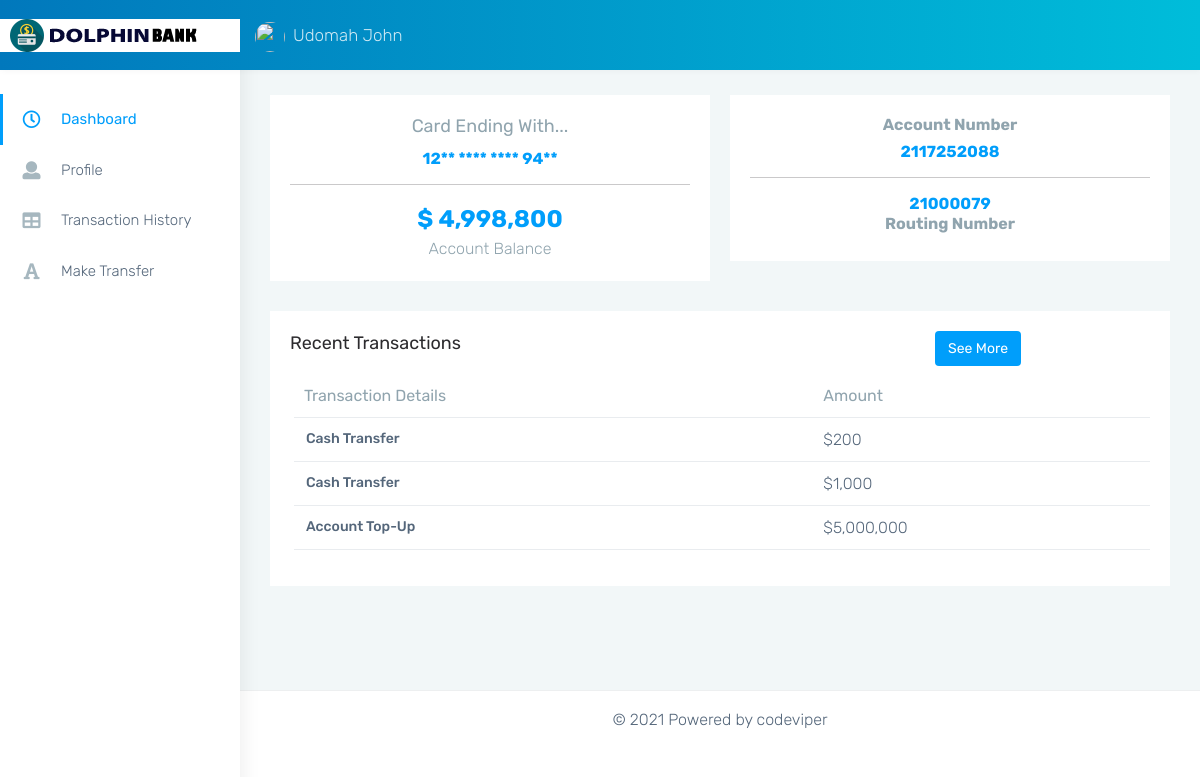
Screenshot of /dashboard.php (signed in) with the database file from the repository.
### tables this page shows
CREATE TABLE `customer` (
  `cust_id` int(11) NOT NULL,
  `first_name` varchar(30) DEFAULT NULL,
  `last_name` varchar(30) DEFAULT NULL,
  `gender` varchar(10) DEFAULT NULL,
  `dob` date DEFAULT NULL,
  `routing_number` int(9) DEFAULT NULL,
  `email` varchar(30) DEFAULT NULL,
  `phone_no` varchar(20) DEFAULT NULL,
  `address` varchar(255) DEFAULT NULL,
  `account_no` int(12) DEFAULT NULL,
  `pin` int(4) DEFAULT NULL,
  `uname` varchar(30) DEFAULT NULL,
  `pwd` varchar(30) DEFAULT NULL,
  `card number` varchar(19) NOT NULL DEFAULT '12** **** **** 94**'
);

CREATE TABLE `passbook1` (
  `trans_id` int(50) NOT NULL,
  `trans_date` datetime DEFAULT NULL,
  `remarks` varchar(255) NOT NULL,
  `debit` int(11) NOT NULL,
  `credit` int(11) NOT NULL,
  `balance` int(30) NOT NULL,
  `customer_id` int(10) NOT NULL,
  `trans_beneficiary` varchar(255) NOT NULL DEFAULT 'n/a'
);

### dashboard.php (the view, shortened to what this page needs)
<?php
    include "nne/connect.php";
    $id = $_SESSION['loggedIn_cust_id'];
    $sql0 = "SELECT * FROM customer WHERE cust_id=".$id;
    $result0 = $conn->query($sql0);
    $row0 = $result0->fetch_assoc();
    $sql1 = "SELECT * FROM passbook1 WHERE customer_id='$id' order by trans_id DESC  LIMIT 3";
    $result1 = $conn->query($sql1);
    $row1 = $result1->fetch_assoc();
?>
<!DOCTYPE html>
<html dir="ltr" lang="en">
<head>
    <link href=" assets/plugins/chartist/dist/chartist.min.css" rel="stylesheet">
    <link href="assets/css/style.min.css" rel="stylesheet">
    <link href="assets/css/mystyle.css" rel="stylesheet">
</head>
<body>
    <div id="main-wrapper" data-layout="vertical" data-navbarbg="skin6" data-sidebartype="full"
        data-sidebar-position="absolute" data-header-position="absolute" data-boxed-layout="full">
        <header class="topbar" data-navbarbg="skin6">
            <nav class="navbar top-navbar navbar-expand-md navbar-dark">
                <div class="navbar-header" data-logobg="skin6">
                    <a class="navbar-brand" href="index.html">
                        <b class="logo-icon">
                            <img src=" assets/images/logo-icon.png" alt="homepage" class="dark-logo" />
                        </b>
                        <span class="logo-text">
                            <img src=" assets/images/logo-text.png" alt="homepage" class="dark-logo" />
                        </span>
                    </a>
                </div>
                <div class="navbar-collapse collapse" id="navbarSupportedContent" data-navbarbg="skin5">
                    <ul class="navbar-nav">
                        <li class="nav-item dropdown">
                            <a class="nav-link dropdown-toggle waves-effect waves-dark" href="#" id="navbarDropdown" role="button" data-bs-toggle="dropdown" aria-expanded="false">
                                <img src=" assets/images/users/1.jpg" alt="user" class="profile-pic me-2"><?php  echo $row0["last_name"]; echo "   ";echo $row0["first_name"]; ?>
                            </a>
                        </li>
                    </ul>
                </div>
            </nav>
        </header>
        <aside class="left-sidebar" data-sidebarbg="skin6">
            <div class="scroll-sidebar">
                <nav class="sidebar-nav">
                    <ul id="sidebarnav">
                        <li class="sidebar-item"> <a class="sidebar-link waves-effect waves-dark sidebar-link"
                                href="dashboard.php" aria-expanded="false"><i class="me-3 far fa-clock fa-fw"
                                    aria-hidden="true"></i><span class="hide-menu">Dashboard</span></a></li>
                        <li class="sidebar-item"> <a class="sidebar-link waves-effect waves-dark sidebar-link"
                                href="profile.php" aria-expanded="false">
                                <i class="me-3 fa fa-user" aria-hidden="true"></i><span
                                    class="hide-menu">Profile</span></a>
                        </li>
                        <li class="sidebar-item"> <a class="sidebar-link waves-effect waves-dark sidebar-link"
                                href="transaction-history.php" aria-expanded="false"><i class="me-3 fa fa-table"
                                    aria-hidden="true"></i><span class="hide-menu">Transaction History</span></a></li>
                        <li class="sidebar-item"> <a class="sidebar-link waves-effect waves-dark sidebar-link"
                                href="cash-transfer.php" aria-expanded="false"><i class="me-3 fa fa-font"
                                    aria-hidden="true"></i><span class="hide-menu">Make Transfer</span></a></li>
                    </ul>
                </nav>
            </div>
        </aside>
        <div class="page-wrapper">
            <div class="container-fluid">
                <div class="row">
                    <div class="col-lg-6 col-md-7 col-xm-12 col-sm-7">
                        <div class="card">
                            <div class="card-body" style="text-align: center;">
                                <h4 class="card-title text-muted">Card Ending With...</h4>
                                <h5 style="color: #009efb; font:bolder;"><?php  echo $row0["card number"]; ?></h5>
                                <hr>
                                 <span >
                                    <h2 class=" mb-0" style="color: #009efb; font:bolder;">$ <?php echo number_format($row1["balance"]); ?> </h2>
                                    <span class="text-muted">Account Balance</span>
                               </span>
                            </div>
                        </div>
                    </div>
                    <div class="col-lg-6 col-md-7 col-xm-12 col-sm-7">
                        <div class="card">
                            <div class="card-body" style="text-align: center;">
                                <h5 class="text-muted">Account Number</h5>
                                <h5 style="color: #009efb;"><?php  echo $row0["account_no"]; ?></h5>
                                <hr>
                                 <span >
                                    <h5 class=" mb-0" style="color: #009efb; "><?php echo $row0["routing_number"]; ?> </h5>
                                    <h5 class="text-muted">Routing Number</h5>
                               </span>
                            </div>
                        </div>
                    </div>
                </div>
                <div class="row">
                    <div class="col-sm-12">
                        <div class="card">
                            <div class="card-body">
                                <div class="d-md-flex" style="display: inline-flex;">
                                    <h4 class="card-title  align-self-center col-lg-9 col-md-9 ">Recent Transactions</h4>
                                    <div class="col-lg-3 col-md-3 " >
                                            <div class="upgrade-btn">
                                                <a href="transaction-history.php"
                                                    class="btn btn-default d-md-inline-block text-white">See More</a>
                                            </div>
                                    </div>
                                </div>
                                <div class="table-responsive mt-2">
                                <?php
            $result = $conn->query($sql1);
            if ($result->num_rows > 0) {?>
                                <table class="table stylish-table no-wrap">
                                        <thead>
                                            <tr>
                                                <th class="border-top-0" >Transaction Details</th>
                                                <th class="border-top-0">Amount</th>
                                            </tr>
                                        </thead>
                                        <?php
            while($row = $result->fetch_assoc()) {
                if ($row["debit"] == 0) {
                    $transaction = $row["credit"];
                }
                else {
                    $transaction = $row["debit"];
                }
                ?>
                                        <tbody>
                                            <tr>
                                                <td class="align-middle">
                                                    <h6><?php echo $row["remarks"] ; ?></h6>
                                                </td>
                                                <td class="align-middle">$<?php echo number_format($transaction); ?></td>
                                            </tr>
                                                                                    </tbody>
                                                                                    <?php } ?>
                                    </table>
                                    <?php
            } else {  ?>
                <h3 class="text-muted">No transaction yet</h3>
            <?php }
            $conn->close(); ?>
                                </div>
                            </div>
                        </div>
                    </div>
                </div>
            </div>
            <footer class="footer text-center">
                © <span id="c_year"> </span>   Powered by codeviper</a>
            </footer>
        </div>
    </div>
</body>
</html>

### assets/css/mystyle.css (style rules this page uses)
@media only screen and (min-width:991px )and (max-width:4000px) { .active { background:none !important; } }

### rows the page displays
customer: last_name "Udomah", first_name "John", card number "12** **** **** 94**", account_no "2117252088", routing_number "21000079"
passbook1: balance "4,998,800", remarks "Cash Transfer", debit "200"
passbook1: remarks "Cash Transfer", debit "1,000"
passbook1: remarks "Account Top-Up", credit "5,000,000"
